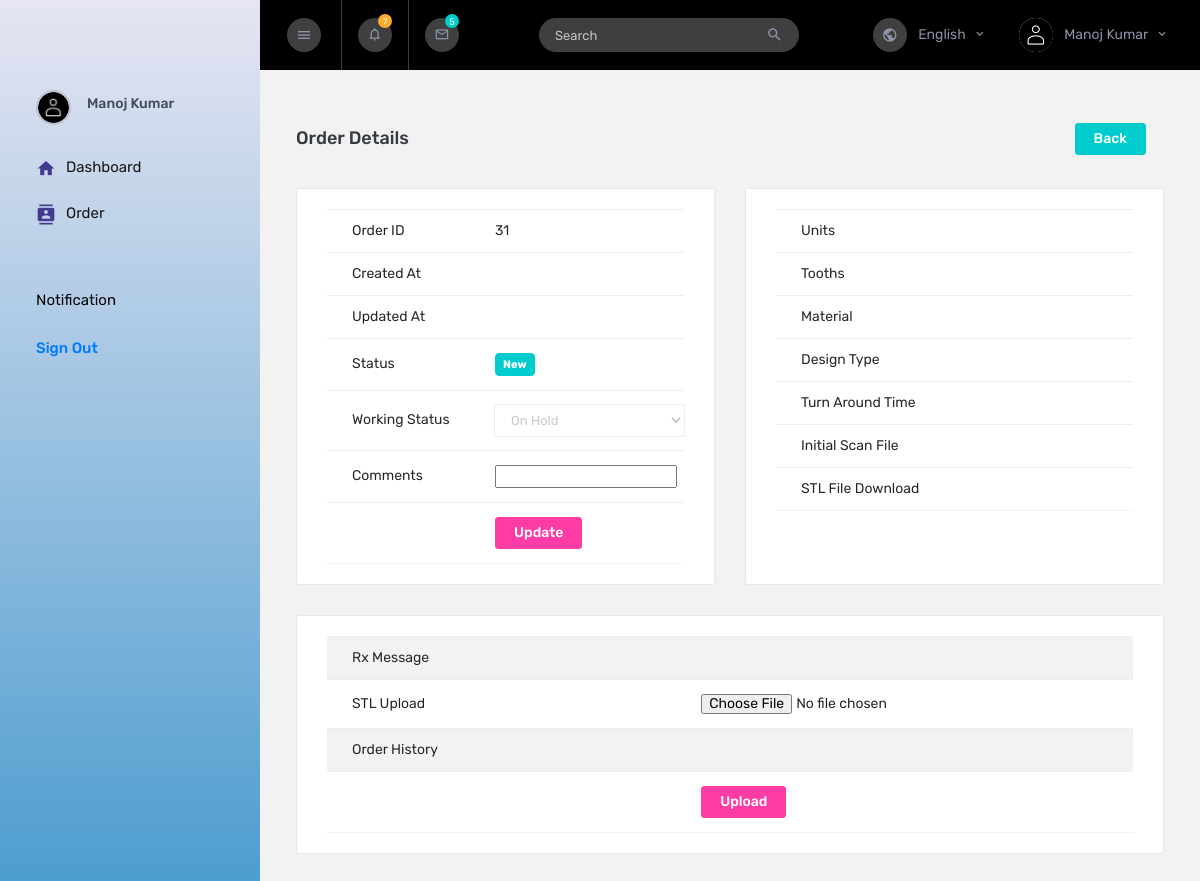
Page /pages/order/caseid.php?file_id=31 (signed in) on the committed database.
### tables this page shows
CREATE TABLE `employee` (
  `employee_id` int(11) NOT NULL,
  `first_name` varchar(90) NOT NULL,
  `last_name` varchar(90) NOT NULL,
  `mobile_number` varchar(20) NOT NULL,
  `email` varchar(90) NOT NULL,
  `username` varchar(90) NOT NULL,
  `password` varchar(90) NOT NULL,
  `status` int(10) NOT NULL
);

CREATE TABLE `file` (
  `file_id` int(255) NOT NULL,
  `register_id` int(255) NOT NULL,
  `work_status` int(255) NOT NULL,
  `filename` varchar(255) NOT NULL
);

### pages/order/caseid.php (the view, shortened to what this page needs)
<?php
      include('../../session.php');
	  $employee_user=$_SESSION['login_employee'];
?>
<!DOCTYPE html>
<html lang="en">
  <head>
    <link rel="stylesheet" href="../../assets/vendors/mdi/css/materialdesignicons.min.css" />
    <link rel="stylesheet" href="../../assets/vendors/flag-icon-css/css/flag-icon.min.css" />
    <link rel="stylesheet" href="../../assets/vendors/css/vendor.bundle.base.css" />
    <link rel="stylesheet" href="../../assets/css/style.css" />
  </head>
  <body>
    <div class="container-scroller">
      <nav class="sidebar sidebar-offcanvas" id="sidebar">
        <div class="text-center sidebar-brand-wrapper d-flex align-items-center">
          <a class="sidebar-brand brand-logo" href="../../clinic_lab_dashboard.php"></a>
        </div>
        <ul class="nav">
          <li class="nav-item nav-profile">
            <a href="#" class="nav-link">
              <div class="nav-profile-image">
                <img src="../../assets/images/faces/face1.jpg" alt="profile" />
              </div>
              <div class="nav-profile-text d-flex flex-column pr-3">
                <span class="font-weight-medium mb-2"><?php
                      $res = mysqli_query($db, "select * from employee where email='$employee_user'");
					  while($row=mysqli_fetch_array($res))
				   {
					echo $row['first_name']." ".$row['last_name'];
							 }
							?></span>
              </div>
            </a>
          </li>
          <li class="nav-item">
            <a class="nav-link" href="../../employee_user.php">
              <i class="mdi mdi-home menu-icon"></i>
              <span class="menu-title">Dashboard</span>
            </a>
          </li>
          <li class="nav-item">
            <a class="nav-link" href="employee_order.php">
              <i class="mdi mdi-contacts menu-icon"></i>
              <span class="menu-title">Order</span>
            </a>
          </li>
          <li class="nav-item sidebar-actions">
            <div class="nav-link">
              <div class="mt-4">
                <div class="border-none">
                  <p class="text-black">Notification</p>
                </div>
                <ul class="mt-4 pl-0">
                  <li><a href="../../logout.php">Sign Out</a></li>
                </ul>
              </div>
            </div>
          </li>
        </ul>
      </nav>
      <div class="container-fluid page-body-wrapper">
        <nav class="navbar col-lg-12 col-12 p-lg-0 fixed-top d-flex flex-row">
          <div class="navbar-menu-wrapper d-flex align-items-stretch justify-content-between">
            <button class="navbar-toggler navbar-toggler align-self-center mr-2" type="button" data-toggle="minimize">
              <i class="mdi mdi-menu"></i>
            </button>
            <ul class="navbar-nav">
              <li class="nav-item dropdown">
                <a class="nav-link count-indicator dropdown-toggle" id="notificationDropdown" href="#" data-toggle="dropdown">
                  <i class="mdi mdi-bell-outline"></i>
                  <span class="count count-varient1">7</span>
                </a>
              </li>
              <li class="nav-item dropdown d-none d-sm-flex">
                <a class="nav-link count-indicator dropdown-toggle" id="messageDropdown" href="#" data-toggle="dropdown">
                  <i class="mdi mdi-email-outline"></i>
                  <span class="count count-varient2">5</span>
                </a>
              </li>
              <li class="nav-item nav-search border-0 ml-1 ml-md-3 ml-lg-5 d-none d-md-flex">
                <form class="nav-link form-inline mt-2 mt-md-0">
                  <div class="input-group">
                    <input type="text" class="form-control" placeholder="Search" />
                    <div class="input-group-append">
                      <span class="input-group-text">
                        <i class="mdi mdi-magnify"></i>
                      </span>
                    </div>
                  </div>
                </form>
              </li>
            </ul>
            <ul class="navbar-nav navbar-nav-right ml-lg-auto">
              <li class="nav-item dropdown d-none d-xl-flex border-0">
                <a class="nav-link dropdown-toggle" id="languageDropdown" href="#" data-toggle="dropdown">
                  <i class="mdi mdi-earth"></i> English </a>
              </li>
              <li class="nav-item nav-profile dropdown border-0">
                <a class="nav-link dropdown-toggle" id="profileDropdown" href="#" data-toggle="dropdown">
                  <img class="nav-profile-img mr-2" alt="" src="../../assets/images/faces/face1.jpg" />
                  <span class="profile-name"><?php
                      $res = mysqli_query($db, "select * from employee where email='$employee_user'");
					  while($row=mysqli_fetch_array($res))
				   {
					echo $row['first_name']." ".$row['last_name'];
							 }
							?></span>
                </a>
              </li>
            </ul>
          </div>
        </nav>
		<div class="main-panel">
          <div class="content-wrapper">
            <div class="page-header">
              <h3 class="page-title">Order Details</h3>
              <nav aria-label="breadcrumb">
                <ol class="breadcrumb">
                  <li class="breadcrumb-item"><a href="employee_order.php"><button type="button" class="btn btn-success">Back</button></a></li>
                </ol>
              </nav>
            </div>
			 <div class="row">
              <div class="col-lg-6 grid-margin stretch-card">
                <div class="card">
                  <div class="card-body">
                   <div class="table-responsive">
                      <table class="table">
					  <?php
			$file_id=$_GET['file_id'];
			   $res=mysqli_query($db,"select * from file where file_id='$file_id'");
				while($row=mysqli_fetch_array($res))
			   {  ?>
					   <tr>
						   <td style="width:250px;">Order ID</td>
							<td style="width:250px;"><?php echo $row['file_id'] ?></td>
					   </tr>
					   <tr>
						   <td style="width:250px;">Created At</td>
							<td style="width:250px;"><?php echo $row['createdAt'] ?></td>
					   </tr>
					   <tr>
						   <td style="width:250px;">Updated At</td>
							<td style="width:250px;"><?php $dateTime = $row['updatedAt'];
                                            if($dateTime==0){
                                              echo " ";
                                            }else{
                                              echo "$dateTime";
                                            }  ?></td>
					   </tr>
					   <tr>
						   <td style="width:250px;">Status</td>
							<td style="width:250px;"><?php $workStatus = $row['work_status'];
							 if( $workStatus ==1){
								echo "<label class='badge badge-warning'> Pending</label>";
							 }elseif($workStatus ==2){
							   echo "<label class='badge badge-warning'>In progress</label>";
							 }elseif($workStatus ==3){
							   echo "<label class='badge badge-info'>QC</label>";
							 }
							 elseif($workStatus ==4){
							   echo "<label class='badge badge-info'>Done</label>";
							 }else if($workStatus ==5){
							   echo "<label class='badge badge-success'>New</label>";
							 } else if($workStatus ==6){
							   echo "<label class='badge badge-success'>Redesign</label>";
							 }
							 else if($workStatus ==7){
							   echo "<label class='badge badge-danger'>Redesign</label>";
							 } ?></td>
					   </tr>
					   <tr><td style="width:250px;">Working Status</td>
					   <td style="width:250px;">
					   <select class="form-control"  id="work_status" name="work_status">
                              <?php include_once '../../confi.php';
                                  $result = mysqli_query($db,"SELECT `work_id`, `work_status` FROM `work_status`");
                                     while ($row = mysqli_fetch_array($result)) {
                                      ?>
                                     <option  value="<?php echo $row['work_id']; ?>" > <?php  echo $row['work_status']; ?> </option>
                                     <?php }  ?>
                              </select>
					   </td>
					</tr>
					   <tr>
						   <td style="width:250px;">Comments</td>
							<td style="width:250px;"><input type="text Area" width="250%" height= "50%"></td>
					   </tr>
					  <tr>
							<td></td>
							<td> <a href="#" class="btn btn-danger">Update</a></td>
					   </tr>
				   </table>
				   <?php } ?>
                    </div>
                  </div>
                </div>
              </div>
              <div class="col-lg-6 grid-margin stretch-card">
                <div class="card">
                  <div class="card-body">
                    <div class="table-responsive">
                      <table class="table table-hover">
					  <?php
			$file_id=$_GET['file_id'];
			   $res=mysqli_query($db,"select * from file where file_id='$file_id'");
				while($row=mysqli_fetch_array($res))
			   {  ?>
					   <tr>
						   <td style="width:250px;">Units</td>
							<td style="width:250px;"><?php ?></td>
					   </tr>
					   <tr>
						   <td style="width:250px;">Tooths</td>
							<td style="width:250px;"><?php ?></td>
					   </tr>
					   <tr>
						   <td style="width:250px;">Material</td>
							<td style="width:250px;"><?php  ?></td>
					   </tr>
					   <tr>
						   <td style="width:250px;">Design Type</td>
							<td style="width:250px;"><?php ?></td>
					   </tr>
					   <tr>
						<td style="width:250px;">Turn Around Time</td>
					   <td style="width:250px;"></td>
					   </tr>
					   <tr>
					   <td style="width:250px;">Initial Scan File</td>
						<td style="width:250px;"></td>
						</tr>
						<td style="width:250px;">STL File Download</td>
						<td style="width:250px;"></td>
				   </table>
				   <?php } ?>
                    </div>
                  </div>
                </div>
              </div>
              <div class="col-lg-12 grid-margin stretch-card">
                <div class="card">
                  <div class="card-body">
                       <div class="table-responsive">
					   <form action="" method="POST"  enctype="multipart/form-data">
                      <table class="table table-striped">
					  <?php
			$file_id=$_GET['file_id'];
			   $res=mysqli_query($db,"select * from file where file_id='$file_id'");
				while($row=mysqli_fetch_array($res))
			   {  ?>
					   <tr>
						   <td style="width:250px;">Rx Message</td>
							<td style="width:250px;"><?php ?></td>
					   </tr>
					   <tr>
						   <td style="width:250px;">STL Upload</td>
							<td style="width:250px;"><input type="file" id="file" name="file" value="file"></td>
					   </tr>
					   <tr>
						   <td style="width:250px;">Order History</td>
							<td style="width:250px;"><?php  ?></td>
					   </tr>
					   <tr>
							<td></td>
							<td> <button name="upload" class="btn btn-danger">Upload</a></td>
					   </tr>
				   </table>
					   </form>
				   <?php } ?>
                    </div>
                  </div>
                </div>
              </div>
      </div>
    </div>
  </body>
</html>

### rows in the picture
employee: first_name "Manoj", last_name "Kumar"
file: file_id "31", work_status "New"

### other values in the picture
form field work_status "On Hold"
